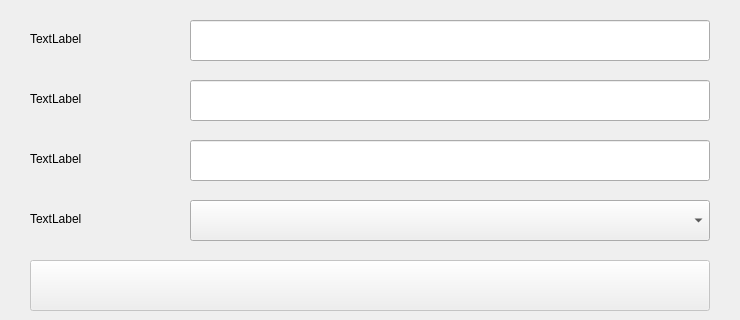
<?xml version="1.0" encoding="UTF-8"?>
<ui version="4.0">
 <class>Form</class>
 <widget class="QWidget" name="Form">
  <property name="geometry">
   <rect>
    <x>0</x>
    <y>0</y>
    <width>740</width>
    <height>320</height>
   </rect>
  </property>
  <property name="minimumSize">
   <size>
    <width>740</width>
    <height>320</height>
   </size>
  </property>
  <property name="maximumSize">
   <size>
    <width>740</width>
    <height>320</height>
   </size>
  </property>
  <property name="windowTitle">
   <string>Form</string>
  </property>
  <widget class="QLabel" name="chatIdLabel">
   <property name="geometry">
    <rect>
     <x>30</x>
     <y>30</y>
     <width>67</width>
     <height>17</height>
    </rect>
   </property>
   <property name="text">
    <string>TextLabel</string>
   </property>
  </widget>
  <widget class="QLabel" name="passwordLabel">
   <property name="geometry">
    <rect>
     <x>30</x>
     <y>90</y>
     <width>67</width>
     <height>17</height>
    </rect>
   </property>
   <property name="text">
    <string>TextLabel</string>
   </property>
  </widget>
  <widget class="QPushButton" name="joinGroupButton">
   <property name="enabled">
    <bool>false</bool>
   </property>
   <property name="geometry">
    <rect>
     <x>30</x>
     <y>260</y>
     <width>680</width>
     <height>51</height>
    </rect>
   </property>
   <property name="text">
    <string/>
   </property>
  </widget>
  <widget class="QLineEdit" name="chatIdLineEdit">
   <property name="geometry">
    <rect>
     <x>190</x>
     <y>20</y>
     <width>520</width>
     <height>41</height>
    </rect>
   </property>
  </widget>
  <widget class="QLineEdit" name="passwordLineEdit">
   <property name="geometry">
    <rect>
     <x>190</x>
     <y>80</y>
     <width>520</width>
     <height>41</height>
    </rect>
   </property>
  </widget>
  <widget class="QLabel" name="nickLabel">
   <property name="geometry">
    <rect>
     <x>30</x>
     <y>150</y>
     <width>67</width>
     <height>17</height>
    </rect>
   </property>
   <property name="text">
    <string>TextLabel</string>
   </property>
  </widget>
  <widget class="QLabel" name="statusLabel">
   <property name="geometry">
    <rect>
     <x>30</x>
     <y>210</y>
     <width>67</width>
     <height>17</height>
    </rect>
   </property>
   <property name="text">
    <string>TextLabel</string>
   </property>
  </widget>
  <widget class="QLineEdit" name="nickLineEdit">
   <property name="geometry">
    <rect>
     <x>190</x>
     <y>140</y>
     <width>520</width>
     <height>41</height>
    </rect>
   </property>
  </widget>
  <widget class="QComboBox" name="statusComboBox">
   <property name="geometry">
    <rect>
     <x>190</x>
     <y>200</y>
     <width>520</width>
     <height>41</height>
    </rect>
   </property>
  </widget>
 </widget>
 <resources/>
 <connections/>
</ui>
